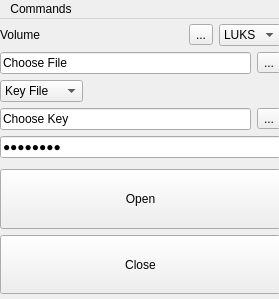
<?xml version="1.0" encoding="UTF-8"?>
<ui version="4.0">
 <class>MainWindow</class>
 <widget class="QMainWindow" name="MainWindow">
  <property name="enabled">
   <bool>true</bool>
  </property>
  <property name="geometry">
   <rect>
    <x>0</x>
    <y>0</y>
    <width>279</width>
    <height>299</height>
   </rect>
  </property>
  <property name="minimumSize">
   <size>
    <width>279</width>
    <height>263</height>
   </size>
  </property>
  <property name="maximumSize">
   <size>
    <width>9999</width>
    <height>9999</height>
   </size>
  </property>
  <property name="windowTitle">
   <string>LUKS Locker</string>
  </property>
  <widget class="QWidget" name="centralwidget">
   <widget class="QWidget" name="gridLayoutWidget">
    <property name="geometry">
     <rect>
      <x>0</x>
      <y>0</y>
      <width>281</width>
      <height>281</height>
     </rect>
    </property>
    <layout class="QGridLayout" name="gridLayout">
     <property name="bottomMargin">
      <number>6</number>
     </property>
     <item row="3" column="0">
      <widget class="QPushButton" name="closeButton">
       <property name="sizePolicy">
        <sizepolicy hsizetype="Minimum" vsizetype="Minimum">
         <horstretch>0</horstretch>
         <verstretch>0</verstretch>
        </sizepolicy>
       </property>
       <property name="text">
        <string>Close</string>
       </property>
      </widget>
     </item>
     <item row="0" column="0">
      <layout class="QVBoxLayout" name="verticalLayout">
       <property name="topMargin">
        <number>5</number>
       </property>
       <property name="bottomMargin">
        <number>5</number>
       </property>
       <item>
        <layout class="QHBoxLayout" name="horizontalLayout_4">
         <property name="bottomMargin">
          <number>0</number>
         </property>
         <item>
          <widget class="QLabel" name="label">
           <property name="text">
            <string>Volume</string>
           </property>
           <property name="alignment">
            <set>Qt::AlignLeading|Qt::AlignLeft|Qt::AlignVCenter</set>
           </property>
          </widget>
         </item>
         <item>
          <widget class="QToolButton" name="newVolToolButton">
           <property name="text">
            <string>...</string>
           </property>
           <property name="icon">
            <iconset>
             <normaloff>../../asset/img/new.png</normaloff>../../asset/img/new.png</iconset>
           </property>
          </widget>
         </item>
         <item>
          <widget class="QComboBox" name="volumeTypeComboBox">
           <property name="sizePolicy">
            <sizepolicy hsizetype="Maximum" vsizetype="Fixed">
             <horstretch>0</horstretch>
             <verstretch>0</verstretch>
            </sizepolicy>
           </property>
           <item>
            <property name="text">
             <string>LUKS</string>
            </property>
           </item>
           <item>
            <property name="text">
             <string>DM-C</string>
            </property>
           </item>
          </widget>
         </item>
        </layout>
       </item>
       <item>
        <layout class="QHBoxLayout" name="horizontalLayout_2">
         <item>
          <widget class="QLineEdit" name="volumeLineEdit">
           <property name="text">
            <string>Choose File</string>
           </property>
          </widget>
         </item>
         <item>
          <widget class="QToolButton" name="volumeToolButton">
           <property name="text">
            <string>...</string>
           </property>
          </widget>
         </item>
        </layout>
       </item>
       <item>
        <widget class="QComboBox" name="securityComboBox">
         <property name="sizePolicy">
          <sizepolicy hsizetype="Maximum" vsizetype="Fixed">
           <horstretch>0</horstretch>
           <verstretch>0</verstretch>
          </sizepolicy>
         </property>
         <property name="baseSize">
          <size>
           <width>0</width>
           <height>0</height>
          </size>
         </property>
         <item>
          <property name="text">
           <string>Key File</string>
          </property>
         </item>
         <item>
          <property name="text">
           <string>Password</string>
          </property>
         </item>
        </widget>
       </item>
       <item>
        <layout class="QHBoxLayout" name="horizontalLayout_3">
         <item>
          <widget class="QLineEdit" name="keyLineEdit">
           <property name="text">
            <string>Choose Key</string>
           </property>
          </widget>
         </item>
         <item>
          <widget class="QToolButton" name="keyToolButton">
           <property name="text">
            <string>...</string>
           </property>
          </widget>
         </item>
        </layout>
       </item>
       <item>
        <widget class="QLineEdit" name="passwordLineEdit">
         <property name="text">
          <string>Password</string>
         </property>
         <property name="echoMode">
          <enum>QLineEdit::Password</enum>
         </property>
        </widget>
       </item>
      </layout>
     </item>
     <item row="2" column="0">
      <widget class="QPushButton" name="openButton">
       <property name="sizePolicy">
        <sizepolicy hsizetype="Minimum" vsizetype="Minimum">
         <horstretch>0</horstretch>
         <verstretch>0</verstretch>
        </sizepolicy>
       </property>
       <property name="text">
        <string>Open</string>
       </property>
      </widget>
     </item>
    </layout>
   </widget>
  </widget>
  <widget class="QMenuBar" name="menubar">
   <property name="geometry">
    <rect>
     <x>0</x>
     <y>0</y>
     <width>279</width>
     <height>27</height>
    </rect>
   </property>
   <widget class="QMenu" name="menuHidden">
    <property name="title">
     <string>Commands</string>
    </property>
    <addaction name="actionSettings"/>
    <addaction name="separator"/>
    <addaction name="actionShow_log"/>
    <addaction name="actionShow_Console"/>
    <addaction name="actionAbout"/>
   </widget>
   <addaction name="menuHidden"/>
  </widget>
  <action name="actionNLV">
   <property name="text">
    <string>New LUKS Volume</string>
   </property>
  </action>
  <action name="actionNDMCV">
   <property name="text">
    <string>New DM-CRYPT Volume</string>
   </property>
  </action>
  <action name="actionSettings">
   <property name="text">
    <string>Settings</string>
   </property>
  </action>
  <action name="actionShow_log">
   <property name="text">
    <string>Show log</string>
   </property>
  </action>
  <action name="actionShow_Console">
   <property name="text">
    <string>Show Console</string>
   </property>
  </action>
  <action name="actionAbout">
   <property name="text">
    <string>About</string>
   </property>
  </action>
 </widget>
 <tabstops>
  <tabstop>volumeLineEdit</tabstop>
  <tabstop>volumeToolButton</tabstop>
  <tabstop>newVolToolButton</tabstop>
  <tabstop>volumeTypeComboBox</tabstop>
  <tabstop>securityComboBox</tabstop>
  <tabstop>keyLineEdit</tabstop>
  <tabstop>keyToolButton</tabstop>
  <tabstop>passwordLineEdit</tabstop>
  <tabstop>openButton</tabstop>
  <tabstop>closeButton</tabstop>
 </tabstops>
 <resources/>
 <connections/>
</ui>
